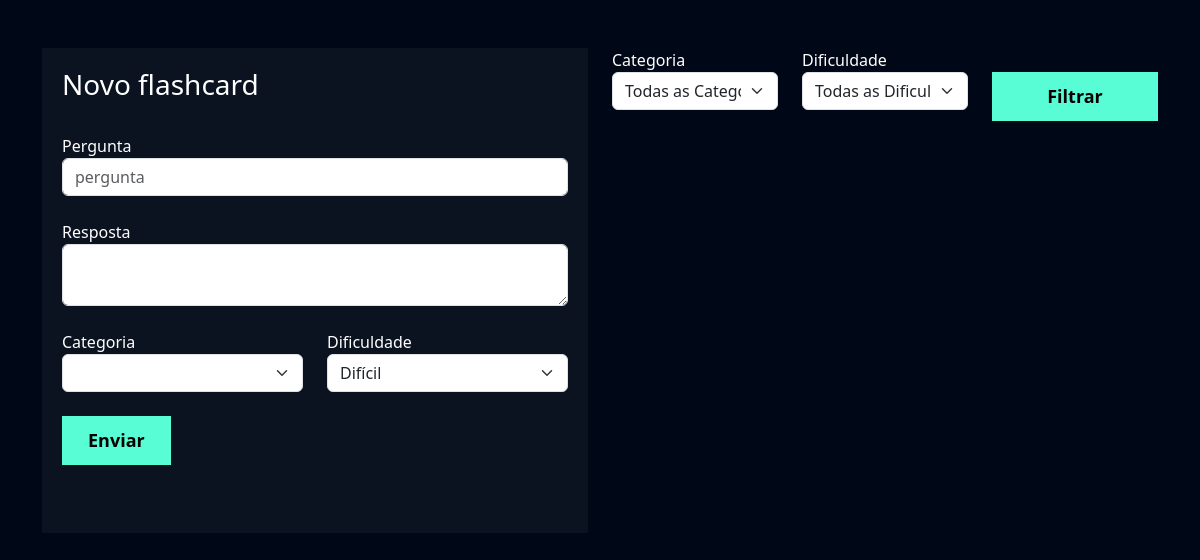
The app's page /flashcard/novo_flashcard/ (signed in), older data.
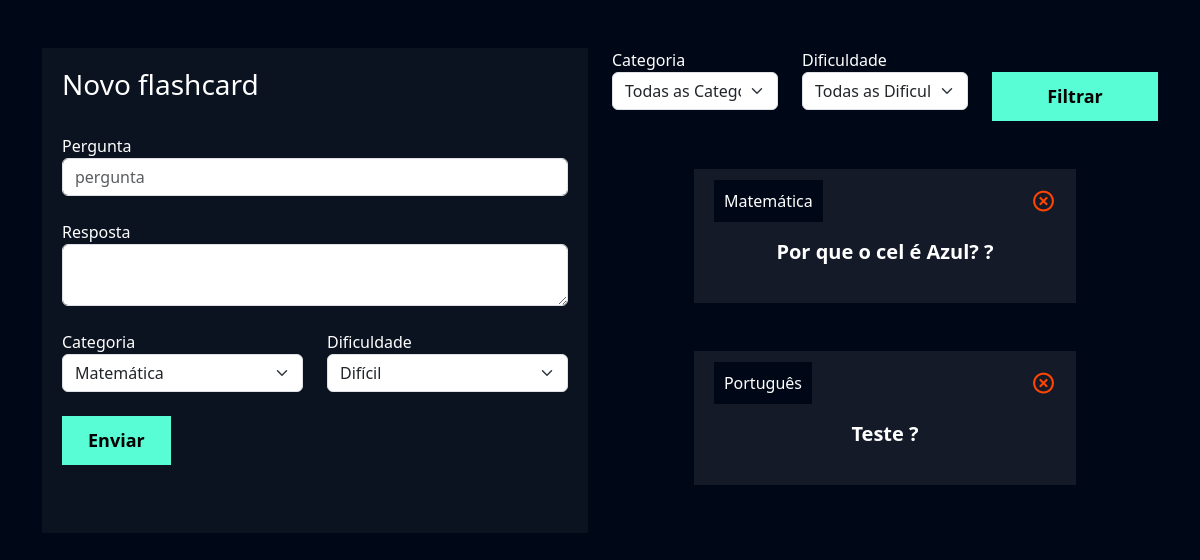
The same page, newer data.
### flashcard/models.py (models this page shows)
class Flashcard(models.Model):
    DIFICULDADE_CHOICES = (('D', 'Difícil'), ('M', 'Médio'), ('F', 'Fácil'))
    user = models.ForeignKey(User, on_delete=models.DO_NOTHING)
    pergunta = models.CharField(max_length=100)
    resposta = models.TextField()
    categoria = models.ForeignKey(Categoria, on_delete=models.DO_NOTHING)
    dificuldade = models.CharField(max_length=1, choices=DIFICULDADE_CHOICES)

class Categoria(models.Model):
    nome = models.CharField(max_length=20)

### flashcard/views.py (the view, shortened to what this page needs)
# urls.py: path('novo_flashcard/', views.novo_flashcard, name='novo_flashcard'),
def novo_flashcard(request):
    if not request.user.is_authenticated:
        return redirect('/usuarios/logar')
    if request.method == 'GET':
        categorias = Categoria.objects.all()
        dificuldades = Flashcard.DIFICULDADE_CHOICES
        flashcards = Flashcard.objects.filter(user=request.user)
        categoria_filtrar = request.GET.get('categoria')
        dificuldade_filtrar = request.GET.get('dificuldade')
        if categoria_filtrar:
             flashcards = flashcards.filter(categoria__id=categoria_filtrar)
        if dificuldade_filtrar:
            flashcards = flashcards.filter(dificuldade=dificuldade_filtrar)
        return render(
            request,
            'novo_flashcard.html',
            {
                'categorias': categorias,
                'dificuldades': dificuldades,
                'flashcards': flashcards,
            }
        )

### flashcard/templates/novo_flashcard.html (shortened to what the changed rows need)
{% extends "base.html" %}
{% load static %}
{% block 'cabecalho' %}
    <link href="{% static 'usuarios/css/cadastro.css' %}" rel="stylesheet">
    <link href='https://unpkg.com/boxicons@2.1.4/css/boxicons.min.css' rel='stylesheet'>
    <link href="{% static 'flashcard/css/novo_flashcard.css' %}" rel="stylesheet">
{% endblock 'cabecalho' %}
{% block 'conteudo' %}
    <div class="container">
        <br>
        <br>
        <div class="row">
            <div class="col-md">
                <div class="box-form">
                    <form action="{% url 'novo_flashcard' %}" method="POST"> {% csrf_token %}
                        <br>
                        <br>
                        <br>
                        <div class="row">
                                <div class="col-md">
                                    <label for="">Categoria</label>
                                    <select class="form-select" name="categoria">
                                        {% for categoria in categorias %}
                                            <option value="{{categoria.id}}">{{categoria.nome}}
                                            </option>
                                        {% endfor %}
                                    </select>
                                </div>
                        </div>
                        <br>
                        <br>
                        <br>
                        <br>
                    </form>
                </div>
            </div>
            <div class="col-md">
                <br>
                <br>
                {% for flash in flashcards %}
                    <div class="box-new-flashcard"  onclick="flip_card({{flash.id}})">
                            <div class="flashcard">
                                <div class="flashcard-categoria">
                                    {{flash.categoria.nome}}
                                </div>
                                <a href="{% url 'deletar_flashcard' flash.id %}"><i class='icone-exit bx bx-x-circle'></i></a>
                                <br>
                                <br>
                                <div class="flashcard-box-item">
                                    <p class="flashcard-item">{{flash.pergunta}} ?</p>
                                </div>
                            </div>
                        </div>
                        <br>
                        <br>
                {% endfor %}
            </div>
        </div>
    </div>
{% endblock 'conteudo' %}

Row changes from the older to the newer data that the page shows:
added Flashcard: categoria.nome "Matemática", pergunta "Por que o cel é Azul?"
added Flashcard: categoria.nome "Português", pergunta "Teste"
Text that changed along with them:
form field categoria: (not shown) → "Matemática"
